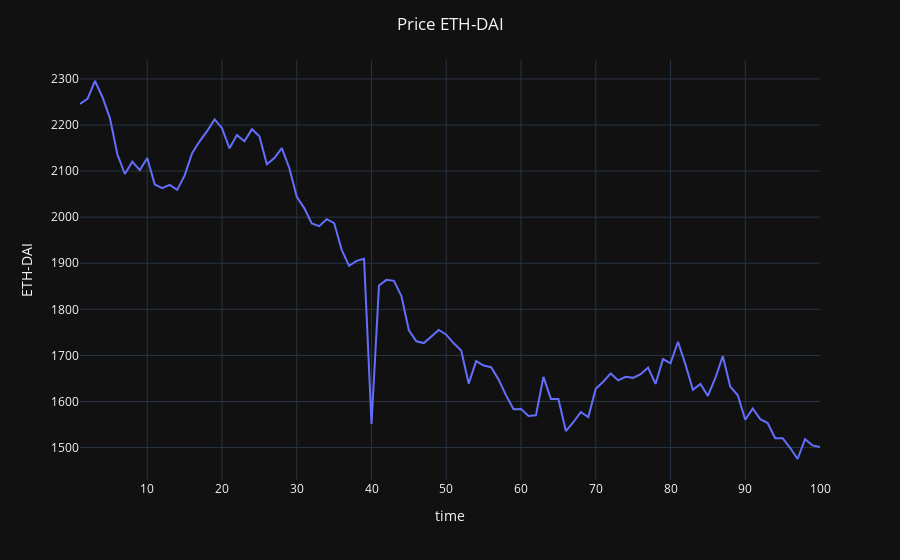

Notebook cell for this chart:
### Code cell
step = results[:,0,0]
price = results[:,0,4]
df = pd.DataFrame({"time":step, "ETH-DAI":price})
fig = px.line(df, x="time", y="ETH-DAI", template="plotly_dark", )
fig.update_layout(title_text="Price ETH-DAI", title_x = 0.5)
fig.show()
fig.write_image("price.png", format="png")

### Figure 1 — Plotly figure (JSON) as saved in the notebook; plotly's stock layout.template omitted (floating-point values rounded to 4 significant figures)
{"data": [{"hovertemplate": "time=%{x}<br>ETH-DAI=%{y}<extra></extra>", "legendgroup": "", "line": {"color": "#636efa", "dash": "solid"}, "marker": {"symbol": "circle"}, "mode": "lines", "name": "", "orientation": "v", "showlegend": false, "type": "scatter", "x": [1, 2, 3, 4, 5, 6, 7, 8, 9, 10, 11, 12, 13, 14, 15, 16, 17, 18, 19, 20, 21, 22, 23, 24, 25, 26, 27, 28, 29, 30, 31, 32, 33, 34, 35, 36, 37, 38, 39, 40, 41, 42, 43, 44, 45, 46, 47, 48, 49, 50, 51, 52, 53, 54, 55, 56, 57, 58, 59, 60, 61, 62, 63, 64, 65, 66, 67, 68, 69, 70, 71, 72, 73, 74, 75, 76, 77, 78, 79, 80, 81, 82, 83, 84, 85, 86, 87, 88, 89, 90, 91, 92, 93, 94, 95, 96, 97, 98, 99, 100], "xaxis": "x", "y": [2245.0, 2257.0, 2295.0, 2261.0, 2215.0, 2137.0, 2094.0, 2120.0, 2102.0, 2128.0, 2071.0, 2063.0, 2070.0, 2059.0, 2091.0, 2139.0, 2165.0, 2187.0, 2212.0, 2193.0, 2149.0, 2178.0, 2165.0, 2191.0, 2175.0, 2115.0, 2128.0, 2150.0, 2107.0, 2044.0, 2020.0, 1986.0, 1981.0, 1995.0, 1987.0, 1930.0, 1894.0, 1905.0, 1910.0, 1551.0, 1852.0, 1864.0, 1862.0, 1829.0, 1754.0, 1731.0, 1727.0, 1740.0, 1755.0, 1745.0, 1726.0, 1710.0, 1639.0, 1688.0, 1678.0, 1674.0, 1648.0, 1613.0, 1583.0, 1584.0, 1568.0, 1570.0, 1653.0, 1606.0, 1605.0, 1536.0, 1555.0, 1577.0, 1566.0, 1628.0, 1643.0, 1661.0, 1646.0, 1654.0, 1651.0, 1659.0, 1673.0, 1638.0, 1692.0, 1683.0, 1730.0, 1680.0, 1626.0, 1638.0, 1612.0, 1651.0, 1698.0, 1632.0, 1614.0, 1560.0, 1585.0, 1562.0, 1553.0, 1520.0, 1520.0, 1500.0, 1475.0, 1518.0, 1505.0, 1501.0], "yaxis": "y"}], "layout": {"legend": {"tracegroupgap": 0}, "margin": {"t": 60}, "title": {"text": "Price ETH-DAI", "x": 0.5}, "xaxis": {"anchor": "y", "domain": [0, 1], "title": {"text": "time"}}, "yaxis": {"anchor": "x", "domain": [0, 1], "title": {"text": "ETH-DAI"}}}}
